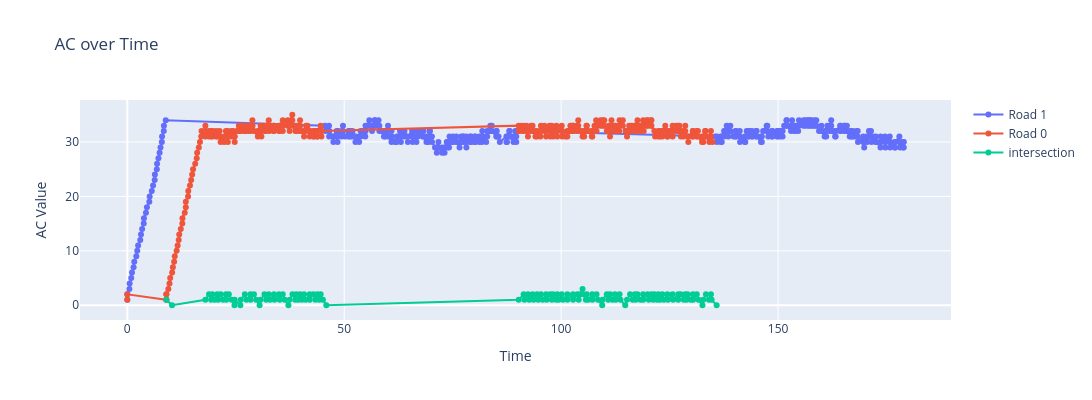

Here is the notebook cell this chart was saved with:
### Code cell
plot_trace(road1_ac, road0_ac,intersec_ac0, "Road 1", "Road 0")

### Figure 1 — Plotly figure (JSON) as saved in the notebook; plotly's stock layout.template omitted (floating-point values rounded to 4 significant figures; data arrays with more than 128 entries replaced by an {"elided": "..."} marker saying what was removed)
{"data": [{"mode": "lines+markers", "name": "Road 1", "type": "scatter", "x": {"elided": "386 float values"}, "y": {"elided": "386 int values"}}, {"mode": "lines+markers", "name": "Road 0", "type": "scatter", "x": {"elided": "332 float values"}, "y": {"elided": "332 int values"}}, {"mode": "lines+markers", "name": "intersection", "type": "scatter", "x": {"elided": "146 float values"}, "y": {"elided": "146 int values"}}], "layout": {"height": 400, "hovermode": "closest", "title": {"text": "AC over Time"}, "width": 1200, "xaxis": {"anchor": "y", "domain": [0, 1], "title": {"text": "Time"}}, "yaxis": {"anchor": "x", "domain": [0, 1], "title": {"text": "AC Value"}}}}
